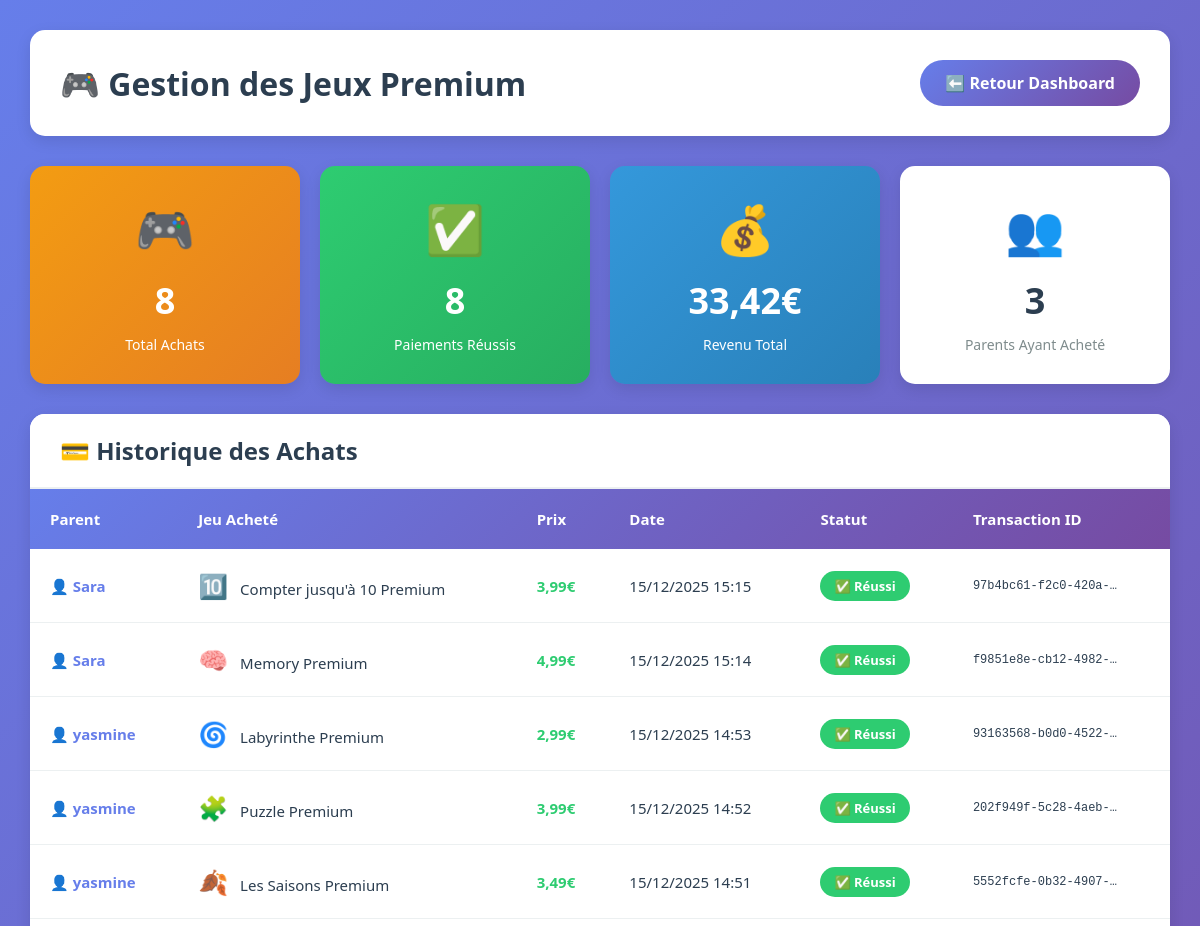
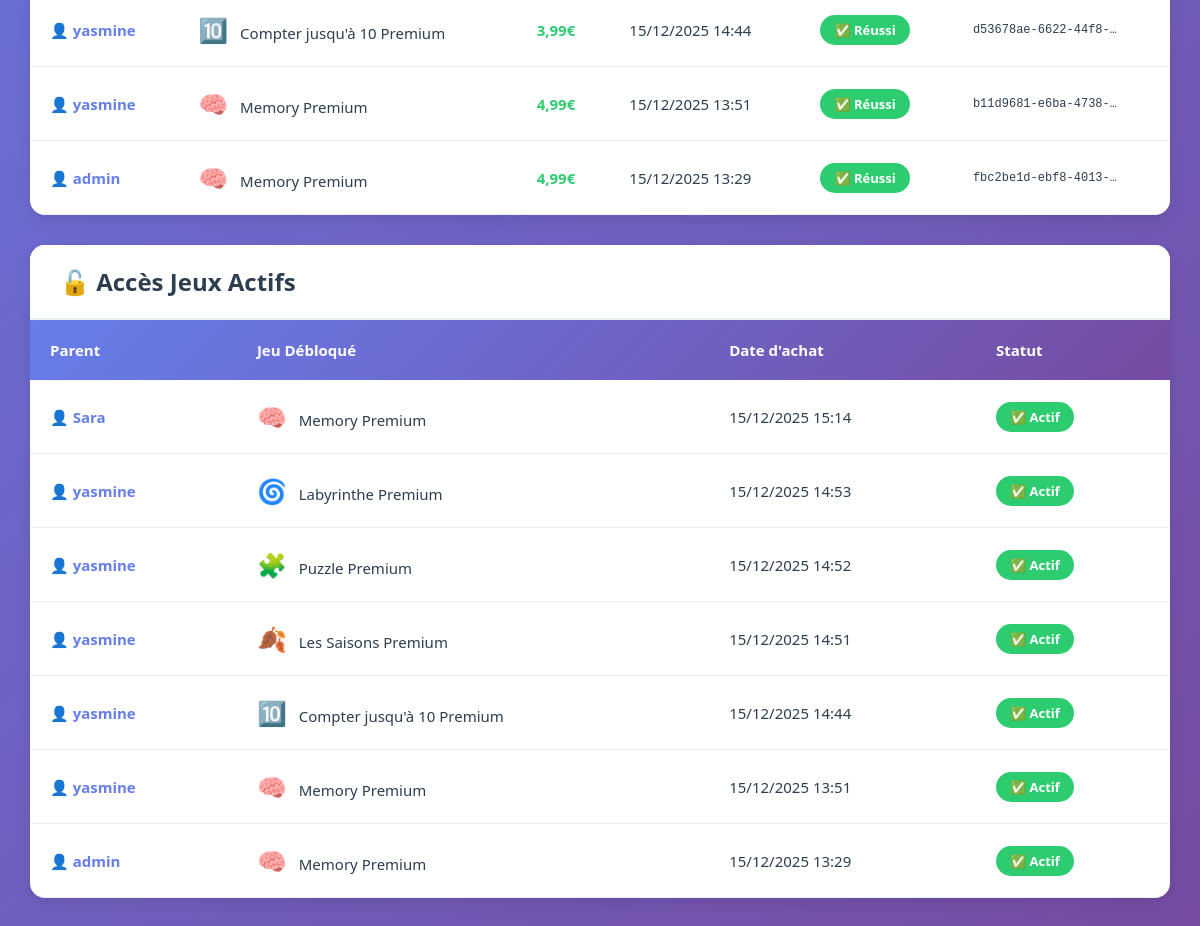
The page /admin-dashboard/subscriptions/ (signed in) on the database its author committed (2 pictures, top to bottom).
### paiement/models.py (models this page shows, shortened)
class PaiementJeu(models.Model):
    STATUT_CHOICES = [
        ('en_attente', 'En attente'),
        ('reussi', 'Réussi'),
        ('echoue', 'Échoué'),
    ]
    parent = models.ForeignKey(User, on_delete=models.CASCADE, related_name='paiements_jeux')
    jeu_premium = models.ForeignKey(JeuPremium, on_delete=models.CASCADE)
    montant = models.DecimalField(max_digits=6, decimal_places=2)
    statut = models.CharField(max_length=20, choices=STATUT_CHOICES, default='en_attente')
    numero_carte_masque = models.CharField(max_length=19, blank=True, help_text="Ex: **** **** **** 1234")
    nom_carte = models.CharField(max_length=100, blank=True)
    transaction_id = models.CharField(max_length=100, unique=True)
    message_erreur = models.TextField(blank=True, null=True)
    date_paiement = models.DateTimeField(auto_now_add=True)
    class Meta:
        verbose_name = "Paiement Jeu"
        verbose_name_plural = "Paiements Jeux"
        ordering = ['-date_paiement']

class JeuPremium(models.Model):
    JEUX_DISPONIBLES = [
        ('memory', '🧠 Memory'),
        ('compter_10', '🔢 Compter jusqu\'à 10'),
        ('puzzle', '🧩 Puzzle'),
        ('labyrinthe', '🌀 Labyrinthe'),
        ('saisons', '🌻 Les Saisons'),
    ]
    jeu_code = models.CharField(
        max_length=50,
        choices=JEUX_DISPONIBLES,
        unique=True,
        help_text="Code unique du jeu"
    )
    nom = models.CharField(max_length=100)
    description = models.TextField()
    prix = models.DecimalField(max_digits=6, decimal_places=2, default=4.99)
    icone = models.CharField(max_length=10, default='🎮')
    actif = models.BooleanField(default=True, help_text="Jeu disponible à la vente")
    created_at = models.DateTimeField(auto_now_add=True)
    updated_at = models.DateTimeField(auto_now=True)
    class Meta:
        verbose_name = "Jeu Premium"
        verbose_name_plural = "Jeux Premium"
        ordering = ['nom']

class AccesJeu(models.Model):
    parent = models.ForeignKey(User, on_delete=models.CASCADE, related_name='jeux_debloques')
    jeu_premium = models.ForeignKey(JeuPremium, on_delete=models.CASCADE)
    paiement = models.ForeignKey(PaiementJeu, on_delete=models.CASCADE)
    date_achat = models.DateTimeField(auto_now_add=True)
    actif = models.BooleanField(default=True)
    class Meta:
        unique_together = ('parent', 'jeu_premium')
        verbose_name = "Accès Jeu Premium"
        verbose_name_plural = "Accès Jeux Premium"
        ordering = ['-date_achat']

### authen/admin_views.py (the view)
# urls.py: path('admin-dashboard/subscriptions/', admin_subscriptions, name='admin_subscriptions'),
@login_required
@user_passes_test(is_admin)
def admin_subscriptions(request):
    achats_jeux = PaiementJeu.objects.select_related(
        'parent', 'jeu_premium'
    ).order_by('-date_paiement')
    acces_actifs = AccesJeu.objects.filter(
        actif=True
    ).select_related('parent', 'jeu_premium').order_by('-date_achat')
    total_achats = achats_jeux.count()
    achats_reussis = achats_jeux.filter(statut='reussi').count()
    revenu_total = achats_jeux.filter(statut='reussi').aggregate(
        total=Sum('montant')
    )['total'] or 0
    parents_ayant_achete = AccesJeu.objects.values('parent').distinct().count()
    context = {
        'achats_jeux': achats_jeux,
        'acces_actifs': acces_actifs,
        'total_achats': total_achats,
        'achats_reussis': achats_reussis,
        'revenu_total': float(revenu_total),  # Convertir en float pour l'affichage
        'parents_ayant_achete': parents_ayant_achete,
    }
    return render(request, 'authen/admin/subscriptions.html', context)

### authen/admin_views.py (called while the page is built)
def is_admin(user):
    return user.is_staff or user.is_superuser

### authen/templates/authen/admin/subscriptions.html (shortened to what this page needs)
<!DOCTYPE html>
<html lang="fr">
<head>
</head>
<body>
    <div class="container">
        <div class="header">
            <h1>🎮 Gestion des Jeux Premium</h1>
            <a href="{% url 'admin_dashboard' %}" class="btn-back">⬅️ Retour Dashboard</a>
        </div>
        <div class="stats-grid">
            <div class="stat-card premium">
                <div class="icon">🎮</div>
                <div class="number">{{ total_achats }}</div>
                <div class="label">Total Achats</div>
            </div>
            <div class="stat-card success">
                <div class="icon">✅</div>
                <div class="number">{{ achats_reussis }}</div>
                <div class="label">Paiements Réussis</div>
            </div>
            <div class="stat-card info">
                <div class="icon">💰</div>
                <div class="number">{{ revenu_total }}€</div>
                <div class="label">Revenu Total</div>
            </div>
            <div class="stat-card">
                <div class="icon">👥</div>
                <div class="number">{{ parents_ayant_achete }}</div>
                <div class="label">Parents Ayant Acheté</div>
            </div>
        </div>
        <div class="games-table">
            <div class="table-header">
                <h2>💳 Historique des Achats</h2>
            </div>
            {% if achats_jeux %}
            <table>
                <thead>
                    <tr>
                        <th>Parent</th>
                        <th>Jeu Acheté</th>
                        <th>Prix</th>
                        <th>Date</th>
                        <th>Statut</th>
                        <th>Transaction ID</th>
                    </tr>
                </thead>
                <tbody>
                    {% for achat in achats_jeux %}
                    <tr>
                        <td>
                            <a href="{% url 'admin_user_detail' achat.parent.id %}" class="user-link">
                                👤 {{ achat.parent.username }}
                            </a>
                        </td>
                        <td>
                            <span class="game-icon">{{ achat.jeu_premium.icone }}</span>
                            {{ achat.jeu_premium.nom }}
                        </td>
                        <td class="price">{{ achat.montant }}€</td>
                        <td>{{ achat.date_paiement|date:"d/m/Y H:i" }}</td>
                        <td>
                            {% if achat.statut == 'reussi' %}
                                <span class="badge badge-success">✅ Réussi</span>
                            {% elif achat.statut == 'en_attente' %}
                                <span class="badge badge-pending">⏳ En attente</span>
                            {% else %}
                                <span class="badge badge-failed">❌ Échoué</span>
                            {% endif %}
                        </td>
                        <td style="font-family: monospace; font-size: 12px;">
                            {{ achat.transaction_id|truncatechars:20 }}
                        </td>
                    </tr>
                    {% endfor %}
                </tbody>
            </table>
            {% else %}
            <div class="no-data">
                <p>😕 Aucun achat de jeu premium pour le moment</p>
            </div>
            {% endif %}
        </div>
        <div class="games-table">
            <div class="table-header">
                <h2>🔓 Accès Jeux Actifs</h2>
            </div>
            {% if acces_actifs %}
            <table>
                <thead>
                    <tr>
                        <th>Parent</th>
                        <th>Jeu Débloqué</th>
                        <th>Date d'achat</th>
                        <th>Statut</th>
                    </tr>
                </thead>
                <tbody>
                    {% for acces in acces_actifs %}
                    <tr>
                        <td>
                            <a href="{% url 'admin_user_detail' acces.parent.id %}" class="user-link">
                                👤 {{ acces.parent.username }}
                            </a>
                        </td>
                        <td>
                            <span class="game-icon">{{ acces.jeu_premium.icone }}</span>
                            {{ acces.jeu_premium.nom }}
                        </td>
                        <td>{{ acces.date_achat|date:"d/m/Y H:i" }}</td>
                        <td>
                            {% if acces.actif %}
                                <span class="badge badge-success">✅ Actif</span>
                            {% else %}
                                <span class="badge badge-failed">❌ Désactivé</span>
                            {% endif %}
                        </td>
                    </tr>
                    {% endfor %}
                </tbody>
            </table>
            {% else %}
            <div class="no-data">
                <p>😕 Aucun accès jeu actif pour le moment</p>
            </div>
            {% endif %}
        </div>
    </div>
</body>
</html>

### authen/templates/authen/admin/subscriptions.html (style rules this page uses)
* { margin: 0; padding: 0; box-sizing: border-box; }
body { font-family: 'Segoe UI', Tahoma, Geneva, Verdana, sans-serif; background: linear-gradient(135deg, #667eea 0%, #764ba2 100%); min-height: 100vh; padding: 30px; }
.container { max-width: 1400px; margin: 0 auto; }
.header { background: white; padding: 30px; border-radius: 15px; box-shadow: 0 5px 15px rgba(0,0,0,0.1); margin-bottom: 30px; display: flex; justify-content: space-between; align-items: center; }
.header h1 { font-size: 32px; color: #2c3e50; display: flex; align-items: center; gap: 12px; }
.btn-back { padding: 12px 25px; background: linear-gradient(135deg, #667eea 0%, #764ba2 100%); color: white; border: none; border-radius: 25px; text-decoration: none; font-weight: 600; transition: all 0.3s; display: inline-block; }
.stats-grid { display: grid; grid-template-columns: repeat(auto-fit, minmax(250px, 1fr)); gap: 20px; margin-bottom: 30px; }
.stat-card { background: white; padding: 30px; border-radius: 15px; box-shadow: 0 5px 15px rgba(0,0,0,0.1); text-align: center; }
.stat-card .icon { font-size: 48px; margin-bottom: 15px; }
.stat-card .number { font-size: 36px; font-weight: bold; color: #2c3e50; }
.stat-card .label { font-size: 14px; color: #7f8c8d; margin-top: 10px; }
.stat-card.premium { background: linear-gradient(135deg, #f39c12 0%, #e67e22 100%); color: white; }
.stat-card.premium .number, .stat-card.premium .label { color: white; }
.stat-card.success { background: linear-gradient(135deg, #2ecc71 0%, #27ae60 100%); color: white; }
.stat-card.success .number, .stat-card.success .label { color: white; }
.stat-card.info { background: linear-gradient(135deg, #3498db 0%, #2980b9 100%); color: white; }
.stat-card.info .number, .stat-card.info .label { color: white; }
.games-table { background: white; border-radius: 15px; box-shadow: 0 5px 15px rgba(0,0,0,0.1); overflow: hidden; margin-bottom: 30px; }
.table-header { background: white; padding: 20px 30px; border-bottom: 2px solid #ecf0f1; }
.table-header h2 { font-size: 24px; color: #2c3e50; display: flex; align-items: center; gap: 10px; }
table { width: 100%; border-collapse: collapse; }
thead { background: linear-gradient(135deg, #667eea 0%, #764ba2 100%); color: white; }
thead th { padding: 20px; text-align: left; font-weight: 600; font-size: 15px; }
tbody tr { border-bottom: 1px solid #ecf0f1; transition: all 0.3s; }
tbody td { padding: 20px; font-size: 15px; color: #2c3e50; }
.badge { padding: 6px 14px; border-radius: 15px; font-size: 13px; font-weight: 600; display: inline-block; }
.badge-success { background: #2ecc71; color: white; }
.user-link { color: #667eea; text-decoration: none; font-weight: 600; transition: all 0.3s; }
.game-icon { font-size: 24px; margin-right: 8px; }
.price { font-weight: bold; color: #2ecc71; }

### rows shown on the page
PaiementJeu: parent.username "Sara", jeu_premium.icone "🔟", jeu_premium.nom "Compter jusqu'à 10 Premium", montant "3,99", date_paiement "15/12/2025 15:15", statut "✅ Réussi", transaction_id "97b4bc61-f2c0-420a-…"
PaiementJeu: parent.username "Sara", jeu_premium.icone "🧠", jeu_premium.nom "Memory Premium", montant "4,99", date_paiement "15/12/2025 15:14", statut "✅ Réussi", transaction_id "f9851e8e-cb12-4982-…"
PaiementJeu: parent.username "yasmine", jeu_premium.icone "🌀", jeu_premium.nom "Labyrinthe Premium", montant "2,99", date_paiement "15/12/2025 14:53", statut "✅ Réussi", transaction_id "93163568-b0d0-4522-…"
PaiementJeu: parent.username "yasmine", jeu_premium.icone "🧩", jeu_premium.nom "Puzzle Premium", montant "3,99", date_paiement "15/12/2025 14:52", statut "✅ Réussi", transaction_id "202f949f-5c28-4aeb-…"
PaiementJeu: parent.username "yasmine", jeu_premium.icone "🍂", jeu_premium.nom "Les Saisons Premium", montant "3,49", date_paiement "15/12/2025 14:51", statut "✅ Réussi", transaction_id "5552fcfe-0b32-4907-…"
PaiementJeu: parent.username "yasmine", jeu_premium.icone "🔟", jeu_premium.nom "Compter jusqu'à 10 Premium", montant "3,99", date_paiement "15/12/2025 14:44", statut "✅ Réussi", transaction_id "d53678ae-6622-44f8-…"
PaiementJeu: parent.username "yasmine", jeu_premium.icone "🧠", jeu_premium.nom "Memory Premium", montant "4,99", date_paiement "15/12/2025 13:51", statut "✅ Réussi", transaction_id "b11d9681-e6ba-4738-…"
PaiementJeu: parent.username "admin", jeu_premium.icone "🧠", jeu_premium.nom "Memory Premium", montant "4,99", date_paiement "15/12/2025 13:29", statut "✅ Réussi", transaction_id "fbc2be1d-ebf8-4013-…"
AccesJeu: parent.username "Sara", jeu_premium.icone "🧠", jeu_premium.nom "Memory Premium", date_achat "15/12/2025 15:14", actif "✅ Actif"
AccesJeu: parent.username "yasmine", jeu_premium.icone "🌀", jeu_premium.nom "Labyrinthe Premium", date_achat "15/12/2025 14:53", actif "✅ Actif"
AccesJeu: parent.username "yasmine", jeu_premium.icone "🧩", jeu_premium.nom "Puzzle Premium", date_achat "15/12/2025 14:52", actif "✅ Actif"
AccesJeu: parent.username "yasmine", jeu_premium.icone "🍂", jeu_premium.nom "Les Saisons Premium", date_achat "15/12/2025 14:51", actif "✅ Actif"
AccesJeu: parent.username "yasmine", jeu_premium.icone "🔟", jeu_premium.nom "Compter jusqu'à 10 Premium", date_achat "15/12/2025 14:44", actif "✅ Actif"
AccesJeu: parent.username "yasmine", jeu_premium.icone "🧠", jeu_premium.nom "Memory Premium", date_achat "15/12/2025 13:51", actif "✅ Actif"
AccesJeu: parent.username "admin", jeu_premium.icone "🧠", jeu_premium.nom "Memory Premium", date_achat "15/12/2025 13:29", actif "✅ Actif"

### other values the page prints
{{ total_achats }} "8"
{{ achats_reussis }} "8"
{{ revenu_total }} "33,42"
{{ parents_ayant_achete }} "3"
